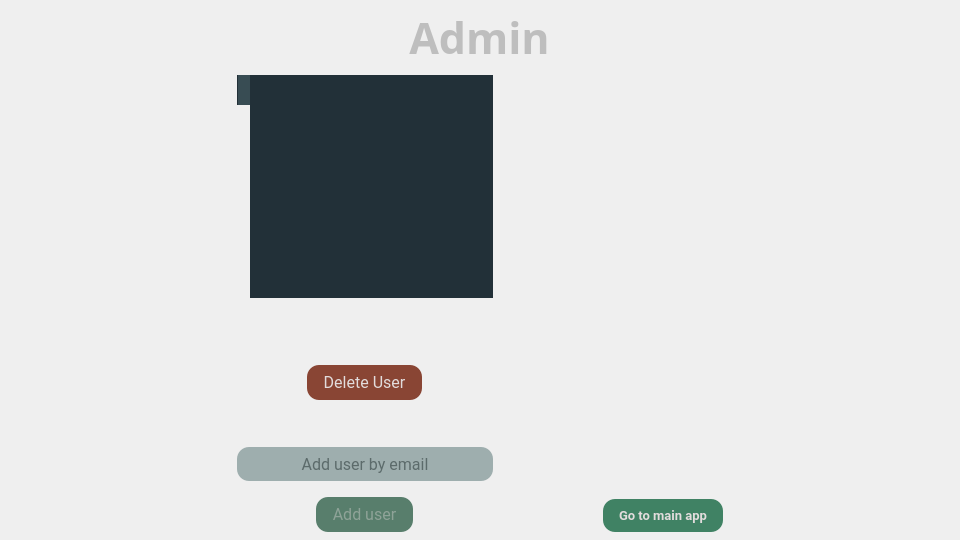
<?xml version="1.0" encoding="UTF-8"?>
<ui version="4.0">
 <author>Boanc Ionut-Silviu</author>
 <class>admin_overview</class>
 <widget class="QWidget" name="admin_overview">
  <property name="geometry">
   <rect>
    <x>0</x>
    <y>0</y>
    <width>960</width>
    <height>540</height>
   </rect>
  </property>
  <property name="sizePolicy">
   <sizepolicy hsizetype="MinimumExpanding" vsizetype="MinimumExpanding">
    <horstretch>0</horstretch>
    <verstretch>0</verstretch>
   </sizepolicy>
  </property>
  <property name="minimumSize">
   <size>
    <width>960</width>
    <height>540</height>
   </size>
  </property>
  <property name="maximumSize">
   <size>
    <width>16777215</width>
    <height>16777215</height>
   </size>
  </property>
  <property name="font">
   <font>
    <family>Vitesco</family>
    <pointsize>12</pointsize>
   </font>
  </property>
  <property name="windowTitle">
   <string>CIIT</string>
  </property>
  <property name="styleSheet">
   <string notr="true">QPushButton {
border-radius: 12px;
padding-left: 16px;
padding-right: 16px;
padding-top: 8 px;
padding-bottom: 8 px;
}</string>
  </property>
  <layout class="QGridLayout" name="gridLayout">
   <property name="leftMargin">
    <number>8</number>
   </property>
   <property name="topMargin">
    <number>8</number>
   </property>
   <property name="rightMargin">
    <number>8</number>
   </property>
   <property name="bottomMargin">
    <number>8</number>
   </property>
   <property name="spacing">
    <number>8</number>
   </property>
   <item row="0" column="0" colspan="4" alignment="Qt::AlignmentFlag::AlignHCenter">
    <widget class="QLabel" name="lb_title">
     <property name="maximumSize">
      <size>
       <width>16777215</width>
       <height>16777215</height>
      </size>
     </property>
     <property name="font">
      <font>
       <family>Vitesco</family>
       <pointsize>32</pointsize>
       <bold>true</bold>
       <strikeout>false</strikeout>
      </font>
     </property>
     <property name="styleSheet">
      <string notr="true">QLabel
{
	
	color: rgb(190, 190, 190);
}</string>
     </property>
     <property name="text">
      <string>Admin</string>
     </property>
     <property name="alignment">
      <set>Qt::AlignmentFlag::AlignCenter</set>
     </property>
    </widget>
   </item>
   <item row="1" column="1">
    <layout class="QVBoxLayout" name="vl_center">
     <property name="spacing">
      <number>16</number>
     </property>
     <item alignment="Qt::AlignmentFlag::AlignHCenter">
      <widget class="QTableWidget" name="tw_users">
       <property name="maximumSize">
        <size>
         <width>512</width>
         <height>16777215</height>
        </size>
       </property>
       <property name="styleSheet">
        <string notr="true">QTableWidget {
    background-color: rgb(34, 48, 56);
    border: none;
    font: 12pt &quot;Roboto&quot;;
}

QTableWidget::item {
    padding: 12px;
}

QHeaderView::section {
    background-color: #384C53;
    color: rgb(226, 220, 220);
    padding: 5px;
    border: none;
    font: 12pt &quot;Roboto&quot;;
}

QHeaderView::section {
	border-left: 1px solid rgb(34, 48, 56);
}
</string>
       </property>
       <property name="alternatingRowColors">
        <bool>true</bool>
       </property>
       <property name="selectionBehavior">
        <enum>QAbstractItemView::SelectionBehavior::SelectRows</enum>
       </property>
       <property name="sortingEnabled">
        <bool>true</bool>
       </property>
       <property name="cornerButtonEnabled">
        <bool>false</bool>
       </property>
       <row>
        <property name="text">
         <string/>
        </property>
       </row>
      </widget>
     </item>
     <item alignment="Qt::AlignmentFlag::AlignHCenter|Qt::AlignmentFlag::AlignVCenter">
      <widget class="QPushButton" name="pb_modify_role">
       <property name="enabled">
        <bool>false</bool>
       </property>
       <property name="font">
        <font>
         <family>Roboto</family>
         <pointsize>12</pointsize>
        </font>
       </property>
       <property name="styleSheet">
        <string notr="true">QPushButton{
background-color: rgb(158, 174, 174);
color: rgb(138, 29, 0);
}

QPushButton:disabled{
background-color: rgba(158, 174, 174, 0);
color: rgba(138, 29, 0, 0);
}</string>
       </property>
       <property name="text">
        <string>Remove manager role</string>
       </property>
      </widget>
     </item>
     <item alignment="Qt::AlignmentFlag::AlignHCenter">
      <widget class="QPushButton" name="pb_delete">
       <property name="enabled">
        <bool>false</bool>
       </property>
       <property name="sizePolicy">
        <sizepolicy hsizetype="Minimum" vsizetype="Fixed">
         <horstretch>2</horstretch>
         <verstretch>0</verstretch>
        </sizepolicy>
       </property>
       <property name="maximumSize">
        <size>
         <width>256</width>
         <height>16777215</height>
        </size>
       </property>
       <property name="font">
        <font>
         <family>Roboto</family>
         <pointsize>12</pointsize>
        </font>
       </property>
       <property name="styleSheet">
        <string notr="true">QPushButton {
	color: rgb(226, 220, 220);
	background-color: rgb(138, 29, 0)
    }
QPushButton:disabled {
	background-color: rgba(109, 22, 0, 200);
    }
    QPushButton:hover {
	background-color: rgb(120, 24, 0);
    }

    QPushButton:pressed {
	background-color: rgb(94, 19, 0);
    }</string>
       </property>
       <property name="text">
        <string>Delete User</string>
       </property>
      </widget>
     </item>
     <item alignment="Qt::AlignmentFlag::AlignHCenter|Qt::AlignmentFlag::AlignVCenter">
      <widget class="QLabel" name="lb_message">
       <property name="font">
        <font>
         <family>Roboto</family>
         <pointsize>10</pointsize>
        </font>
       </property>
       <property name="styleSheet">
        <string notr="true">QLabel
{
	color: rgb(226, 220, 220);
}</string>
       </property>
       <property name="text">
        <string/>
       </property>
      </widget>
     </item>
     <item>
      <widget class="QLineEdit" name="le_users">
       <property name="sizePolicy">
        <sizepolicy hsizetype="Minimum" vsizetype="Fixed">
         <horstretch>0</horstretch>
         <verstretch>0</verstretch>
        </sizepolicy>
       </property>
       <property name="minimumSize">
        <size>
         <width>128</width>
         <height>34</height>
        </size>
       </property>
       <property name="maximumSize">
        <size>
         <width>512</width>
         <height>34</height>
        </size>
       </property>
       <property name="sizeIncrement">
        <size>
         <width>0</width>
         <height>0</height>
        </size>
       </property>
       <property name="font">
        <font>
         <family>Roboto</family>
         <pointsize>12</pointsize>
        </font>
       </property>
       <property name="styleSheet">
        <string notr="true">QLineEdit
{
color: rgb(26, 39, 39);
background-color: rgb(158, 174, 174);
border-radius: 12px;
padding: 8px 32px
}
</string>
       </property>
       <property name="inputMask">
        <string notr="true"/>
       </property>
       <property name="text">
        <string/>
       </property>
       <property name="alignment">
        <set>Qt::AlignmentFlag::AlignCenter</set>
       </property>
       <property name="placeholderText">
        <string>Add user by email</string>
       </property>
      </widget>
     </item>
     <item>
      <layout class="QHBoxLayout" name="hl_center">
       <property name="spacing">
        <number>8</number>
       </property>
       <item alignment="Qt::AlignmentFlag::AlignHCenter">
        <widget class="QPushButton" name="pb_add">
         <property name="enabled">
          <bool>false</bool>
         </property>
         <property name="sizePolicy">
          <sizepolicy hsizetype="Minimum" vsizetype="Fixed">
           <horstretch>2</horstretch>
           <verstretch>0</verstretch>
          </sizepolicy>
         </property>
         <property name="font">
          <font>
           <family>Roboto</family>
           <pointsize>12</pointsize>
           <bold>false</bold>
           <kerning>true</kerning>
          </font>
         </property>
         <property name="styleSheet">
          <string notr="true">QPushButton {
	background-color: rgb(64, 130, 100);
	color: rgb(226, 220, 220)
    }
QPushButton:disabled {
	background-color: rgba(46, 94, 72, 200);
	color: rgba(226, 220, 220, 100);
    }
    QPushButton:hover {
	
	background-color: rgb(30, 107, 36);
    }

    QPushButton:pressed {
	
	background-color: rgb(27, 97, 33);
    }</string>
         </property>
         <property name="text">
          <string>Add user</string>
         </property>
        </widget>
       </item>
      </layout>
     </item>
    </layout>
   </item>
   <item row="1" column="2">
    <layout class="QVBoxLayout" name="vl_chart">
     <item alignment="Qt::AlignmentFlag::AlignRight|Qt::AlignmentFlag::AlignBottom">
      <widget class="QPushButton" name="pb_main_app">
       <property name="font">
        <font>
         <family>Roboto</family>
         <pointsize>10</pointsize>
         <bold>true</bold>
        </font>
       </property>
       <property name="styleSheet">
        <string notr="true">QPushButton {
	border-radius: 12px;
	padding-left: 16px;
	padding-right: 16px;
	padding-top: 8 px;
	padding-bottom: 8 px;
	color: rgb(226, 220, 220);
	background-color: rgb(64, 130, 100);
    }</string>
       </property>
       <property name="text">
        <string>Go to main app</string>
       </property>
      </widget>
     </item>
    </layout>
   </item>
  </layout>
 </widget>
 <resources/>
 <connections/>
 <designerdata>
  <property name="gridDeltaX">
   <number>8</number>
  </property>
  <property name="gridDeltaY">
   <number>8</number>
  </property>
  <property name="gridSnapX">
   <bool>true</bool>
  </property>
  <property name="gridSnapY">
   <bool>true</bool>
  </property>
  <property name="gridVisible">
   <bool>true</bool>
  </property>
 </designerdata>
</ui>
